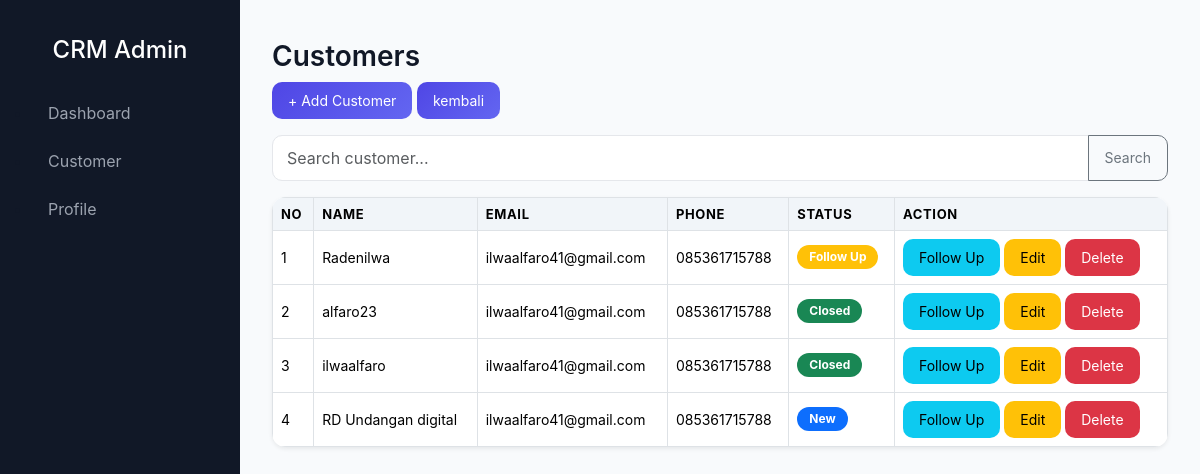
Screenshot of /admin/customer/index.php (signed in) with the database file from the repository.
### tables this page shows
CREATE TABLE `customers` (
  `id` int(11) NOT NULL,
  `name` varchar(100) DEFAULT NULL,
  `email` varchar(100) DEFAULT NULL,
  `phone` varchar(20) DEFAULT NULL,
  `status` enum('New','Follow Up','Closed') DEFAULT 'New',
  `notes` text DEFAULT NULL,
  `created_at` timestamp NOT NULL DEFAULT current_timestamp()
);

### admin/customer/index.php (the view, shortened to what this page needs)
<?php
include '../../config/database.php';
$search = '';
$query = mysqli_query($conn,
  "SELECT * FROM customers
   WHERE name LIKE '%$search%'
      OR email LIKE '%$search%'
      OR phone LIKE '%$search%'
   ORDER BY id DESC"
);
?>
<link rel="stylesheet" href="../../assets/css/style.css">
<?php include '../../includes/header.php'; ?>
<?php include '../../includes/sidebar.php'; ?>
<div class="main-content">
  <h3>Customers</h3>
  <a href="add.php" class="btn btn-primary mb-3">+ Add Customer</a>
  <a href="../dashboard.php" class="btn btn-primary mb-3"> kembali</a>
<form method="GET" class="mb-3">
  <div class="input-group">
    <input type="text" name="search" value="<?= $search; ?>"
           class="form-control" placeholder="Search customer...">
    <button class="btn btn-outline-secondary">Search</button>
  </div>
</form>
  <table class="table table-bordered bg-white shadow-sm">
    <thead>
      <tr>
        <th>No</th>
        <th>Name</th>
        <th>Email</th>
        <th>Phone</th>
        <th>Status</th>
        <th>Action</th>
      </tr>
    </thead>
    <tbody>
      <?php $no=1; while($row = mysqli_fetch_assoc($query)) : ?>
      <tr>
        <td><?= $no++; ?></td>
        <td><?= $row['name']; ?></td>
        <td><?= $row['email']; ?></td>
        <td><?= $row['phone']; ?></td>
        <td>
          <?php
$statusColor = [
  'New' => 'primary',
  'Follow Up' => 'warning',
  'Closed' => 'success'
];
?>
<span class="badge bg-<?= $statusColor[$row['status']]; ?>">
  <?= $row['status']; ?>
</span>
        </td>
        <td>
           <a href="../followup/history.php?customer_id=<?= $row['id']; ?>"
     class="btn btn-info btn-sm">
     Follow Up
  </a>
  <a href="edit.php?id=<?= $row['id']; ?>" class="btn btn-warning btn-sm">Edit</a>
  <a href="delete.php?id=<?= $row['id']; ?>"
     class="btn btn-danger btn-sm"
     onclick="return confirm('Hapus customer ini?')">
     Delete
  </a>
      </tr>
      <?php endwhile; ?>
    </tbody>
  </table>
</div>
<?php include '../../includes/footer.php'; ?>

### includes/header.php (shortened to what this page needs)
<!DOCTYPE html>
<html lang="en">
<head>
  <link href="https://cdn.jsdelivr.net/npm/bootstrap@5.3.2/dist/css/bootstrap.min.css" rel="stylesheet">
  <link rel="stylesheet" href="../assets/css/style.css">
</head>
<body>

### includes/sidebar.php
<div class="sidebar">
  <h4 class="text-white text-center py-3">CRM Admin</h4>
  <?php
$currentPath = $_SERVER['PHP_SELF'];
$isSubFolder = strpos($currentPath, '/admin/profile/') !== false
            || strpos($currentPath, '/admin/customer/') !== false
            || strpos($currentPath, '/admin/followup/') !== false;
$base = $isSubFolder ? '../' : '';
?>
<ul class="sidebar-menu">
  <li><a href="<?= $base ?>dashboard.php">Dashboard</a></li>
  <li><a href="<?= $base ?>customer/index.php">Customer</a></li>
  <li><a href="<?= $base ?>profile/index.php">Profile</a></li>
</ul>
</div>

### includes/footer.php (shortened to what this page needs)
<html>
    <body>
</body>
</html>

### assets/css/style.css (style rules this page uses)
body { font-family: 'Inter', system-ui, sans-serif; background: #f8fafc; color: #111827; }
.sidebar { position: fixed; width: 220px; height: 100vh; background: #111827; padding-top: 20px; }
.sidebar a { display: block; padding: 12px 20px; color: #d1d5db; text-decoration: none; }
.main-content { margin-left: 220px; padding: 30px; }
.table th { background: #f1f5f9; }
.btn { border-radius: 8px; }
:root { --primary: #4f46e5; --secondary: #6366f1; --dark: #111827; --light: #f9fafb; --gray: #6b7280; --card: #ffffff; }
* { box-sizing: border-box; }
.sidebar { background: #111827; width: 240px; }
.sidebar-menu a { color: #9ca3af; padding: 12px 16px; display: block; border-radius: 8px; }
.main-content { margin-left: 240px; padding: 32px; }
h2, h3 { font-weight: 600; margin-bottom: 8px; }
.table { border-radius: 14px; overflow: hidden; }
.table th { background: #f1f5f9; font-size: 13px; text-transform: uppercase; letter-spacing: 0.05em; }
.table td { vertical-align: middle; font-size: 14px; }
.badge { padding: 6px 12px; font-size: 12px; border-radius: 999px; }
.btn { border-radius: 10px; font-size: 14px; padding: 8px 16px; transition: all 0.2s ease; }
.btn-primary { background: linear-gradient(135deg, var(--primary), var(--secondary)); border: none; }
.btn-warning, .btn-danger, .btn-info { border: none; }
.form-control { border-radius: 10px; padding: 10px 14px; border: 1px solid #e5e7eb; }
.main-content { margin-left: 240px; padding: 32px; padding-top: 40px; }

### rows the page displays
customers: name "Radenilwa", email "ilwaalfaro41@gmail.com", phone "085361715788", status "Follow Up"
customers: name "alfaro23", email "ilwaalfaro41@gmail.com", phone "085361715788", status "Closed"
customers: name "ilwaalfaro", email "ilwaalfaro41@gmail.com", phone "085361715788", status "Closed"
customers: name "RD Undangan digital", email "ilwaalfaro41@gmail.com", phone "085361715788", status "New"
